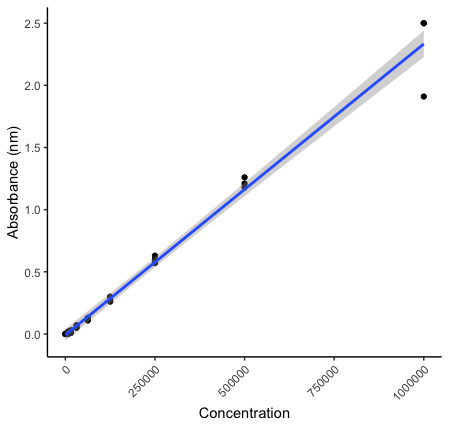

The R source for this figure:
### Lab 2 ###

BIO345_Lab2_Data <- read.csv("Lab2_StandardCurves/Data/BIO345_Lab2_Data.csv") #Importing Data

#Subset Standard
standard <- BIO345_Lab2_Data %>% 
  filter(Sample.Type == "Standard") 

#Plot Standard Curve #
plot.Standard<- ggplot(data = standard, aes(x=Concentration, y=Absorbance))+ 
  ylab("Absorbance (nm)")+ xlab("Concentration") + 
  geom_point()+
  geom_smooth(method = "lm") +
  theme_bw() + theme(panel.border = element_blank(), panel.grid.major = element_blank(),
                     panel.grid.minor = element_blank(), axis.line = element_line(colour = "black")) +
  theme(axis.text.x = element_text(angle = 45, hjust = 1))

lmstandard <- lm (Concentration ~ Absorbance, data = standard) #Creating Linear Model
lmsummary <- summary(lmstandard) #Summary of Model

#Subset Samples
samples <- BIO345_Lab2_Data %>% 
  filter(Sample.Type == "Sample") 
samples$Concentration.calc <- predict(lmstandard, newdata = samples) #Using model to get concentration

#Boxplot Unknowns
plot.Unknowns<- ggplot(data = samples, aes(x=Sample.ID, y=Concentration.calc))+ 
  geom_boxplot() +
  ylab("Concentration (cells/mL)")+ xlab("Unknowns") + 
  theme_bw() + theme(panel.border = element_blank(), panel.grid.major = element_blank(),
                     panel.grid.minor = element_blank(), axis.line = element_line(colour = "black")) +
  theme(axis.text.x = element_text(angle = 45, hjust = 1))

#ANOVA
model=lm(samples$Concentration.calc~samples$Sample.ID)
ANOVA=aov(model)
ANOVAsummary<-summary(ANOVA) #Summary of ANOVA

#Tukey
TUKEY<-TukeyHSD(x=ANOVA,'samples$Sample.ID',conf.level = 0.95)

#Tukey Plot
plot(TUKEY,las=1,col="blue")
     
